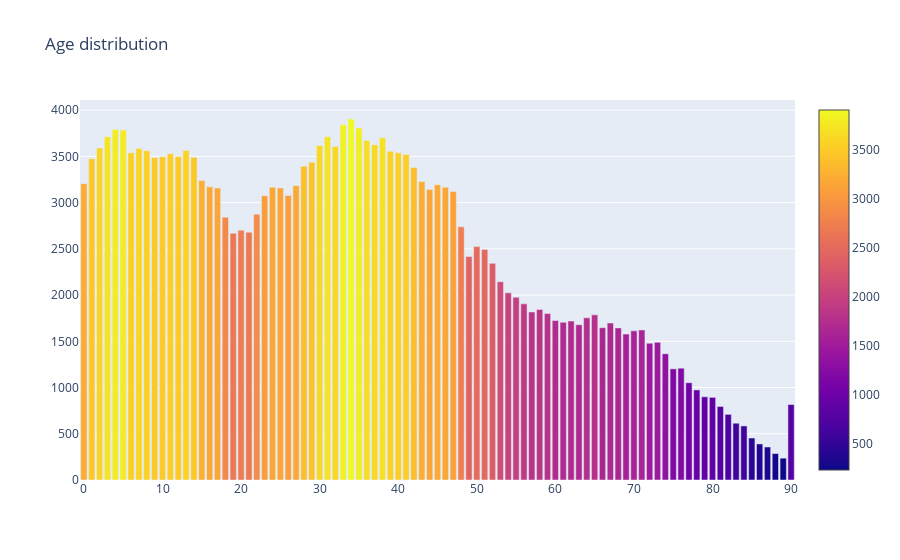

Here is the notebook cell this chart was saved with:
### Code cell
cnt_srs = train['Age'].value_counts()
trace = go.Bar(
    x=cnt_srs.index,
    y=cnt_srs.values,
    marker=dict(
        #color = np.random.randn(500), #set color equal to a variable
        color = cnt_srs.values,
        showscale=True
    ),
)
layout = go.Layout(
    title='Age distribution'
)
data = [trace]
fig = go.Figure(data=data, layout=layout)
py.iplot(fig, filename="age")
